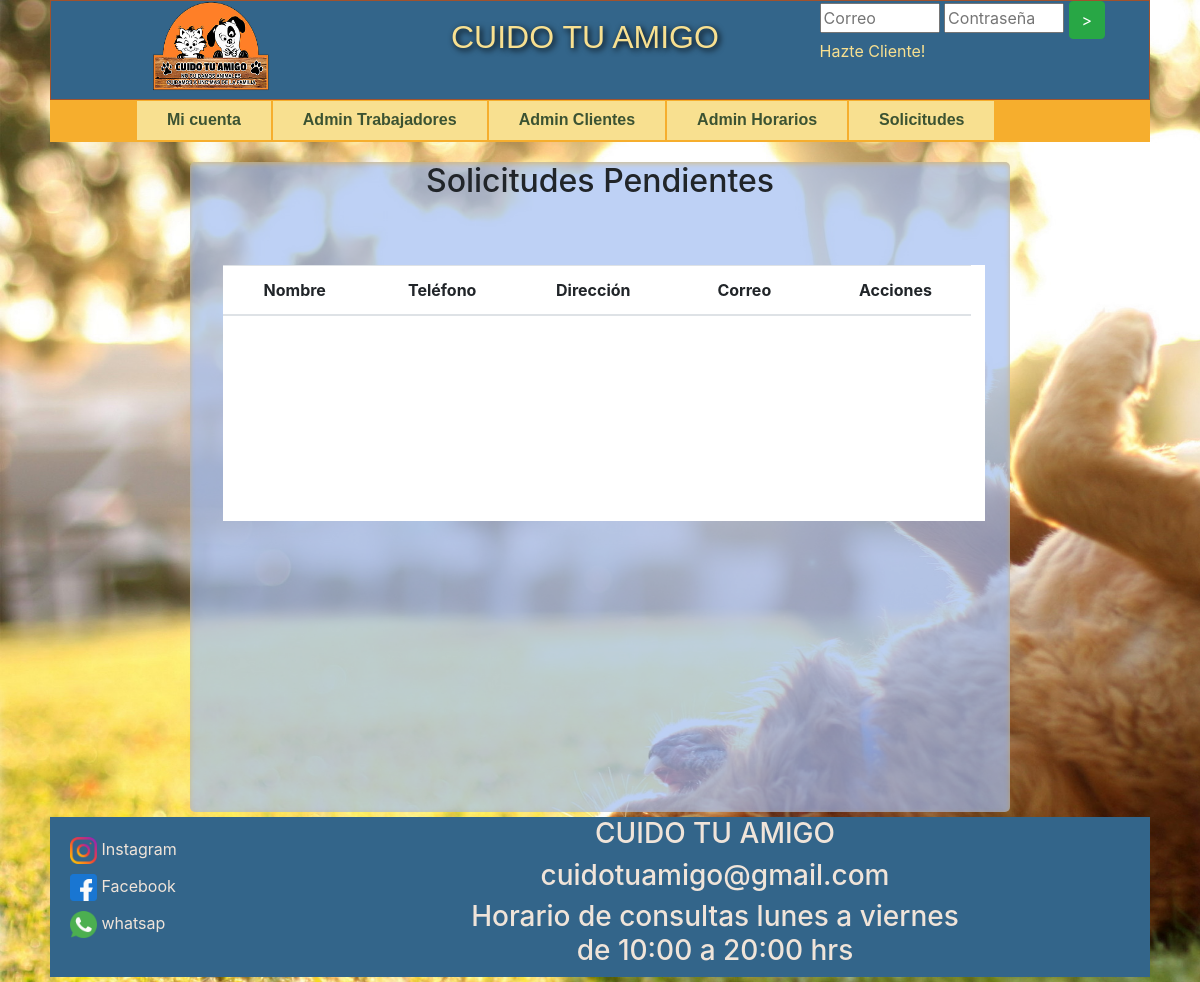
/vistas/privado/admin/solicitudes.php, run on an earlier commit of the app's database.
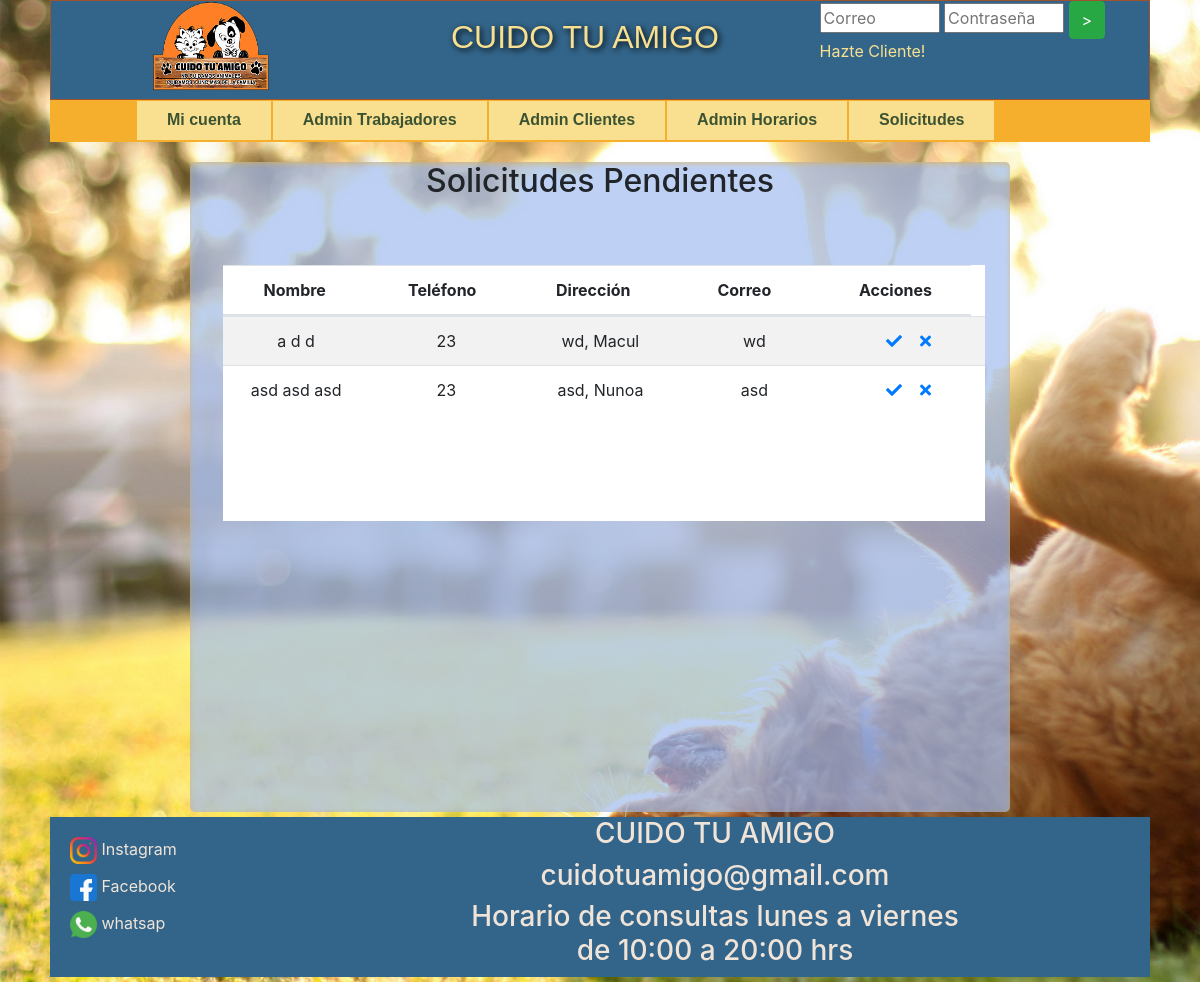
And on a later commit of the database.
### tables this page shows
CREATE TABLE `cliente` (
  `id_cliente` int(11) NOT NULL AUTO_INCREMENT,
  `id_usuario` int(11) DEFAULT NULL,
  `id_persona` int(11) DEFAULT NULL,
  `estado_cliente` varchar(10) DEFAULT NULL,
  PRIMARY KEY (`id_cliente`)
);

CREATE TABLE `persona` (
  `id_persona` int(11) NOT NULL AUTO_INCREMENT,
  `rut` varchar(50) DEFAULT NULL,
  `nombre` varchar(50) NOT NULL,
  `apellido_paterno` varchar(50) DEFAULT NULL,
  `apellido_materno` varchar(50) DEFAULT NULL,
  `direccion` varchar(50) DEFAULT NULL,
  `correo` varchar(50) DEFAULT NULL,
  `telefono` varchar(20) DEFAULT NULL,
  `id_comuna` int(11) DEFAULT NULL,
  PRIMARY KEY (`id_persona`)
);

### vistas/privado/admin/solicitudes.php (the view, shortened to what this page needs)
<!DOCTYPE html>
<?php
    include (DATA_PATH."conexiondb.php");
    include('../../comun/head.php');
    $consulta = "select c.id_cliente, p.nombre, CONCAT( p.apellido_paterno, ' ',p.apellido_materno) as apellidos, CONCAT(p.direccion, ', ',c2.nombre_comuna ) as direccion,
    p.telefono, p.correo, c.estado_cliente
    from cuidotuamigodb.cliente c
    inner join cuidotuamigodb.persona p on p.id_persona  = c.id_persona
    inner join cuidotuamigodb.comuna c2 on c2.id_comuna = p.id_comuna
    where estado_cliente ='PENDIENTE'";
    $resultado = mysqli_query($conex,$consulta);
?>
<body>
    <div id="contenedor">
        <?php
            include('../../comun/header.php');
        ?>
        <?php
            include('../../comun/menu_privado_admin.php');
        ?>
        <div class="contenido">
            <h2 >Solicitudes Pendientes</h2><br>
            <div class="table_mis_reservas_container">
                <table class="table table-striped table_mis_reservas" style="background-color: white">
                    <thead>
                        <tr>
                            <th class="col_3">Nombre</th>
                            <th class="col_1_1">Teléfono</th>
                            <th class="col_1_1">Dirección</th>
                            <th class="col_1_1">Correo</th>
                            <th class="col_1_1">Acciones</th>
                        </tr>
                    </thead>
                    <?php
                        if(isset($resultado)){
                            while ($row = mysqli_fetch_array($resultado)) { ?>
                    <tr>
                        <td class="col_3"><?php echo $row['nombre'].' '.$row['apellidos']; ?></td>
                        <td class="col_1_1"><?php echo $row['telefono']; ?></td>
                        <td class="col_1_1"><?php echo $row['direccion']; ?></td>
                        <td class="col_1_1"><?php echo $row['correo']; ?></td>
                        <td class="col_1_1">
                            <a href="solicitudes.php?asc=<?php echo $row['id_cliente']?>&ascorr=<?php echo $row['correo']?>" class="del_btn" onclick="return confirm('¿Esta seguro que desea aprobar esta solicitud?. Esto le generará una cuenta a este cliente y se le notificará por correo');"><span class="fas fa-check"></span></a>
                            <a href="solicitudes.php?rsc=<?php echo $row['id_cliente']?>" class="del_btn" onclick="return confirm('¿Esta seguro que desea rechazar esta solicitud?. Esto notificará al cliente del rechazo de la solicitud');"><span class="fas fa-times"></span></a>
                        </td>
                    </tr>
                    <?php
                            }
                        }
                    ?>
                </table>
            </div>
            <br/>
        </div>
        <?php
            include('../../comun/footer.php');
        ?>
    </div>
</body>
</html>

What changed in the data, as far as the page shows it:
added cliente: id_persona.nombre "a", apellidos "d d", id_persona.telefono "23", direccion "wd, Macul", id_persona.correo "wd"
added cliente: id_persona.nombre "asd", apellidos "asd asd", id_persona.telefono "23", direccion "asd, Nunoa", id_persona.correo "asd"
